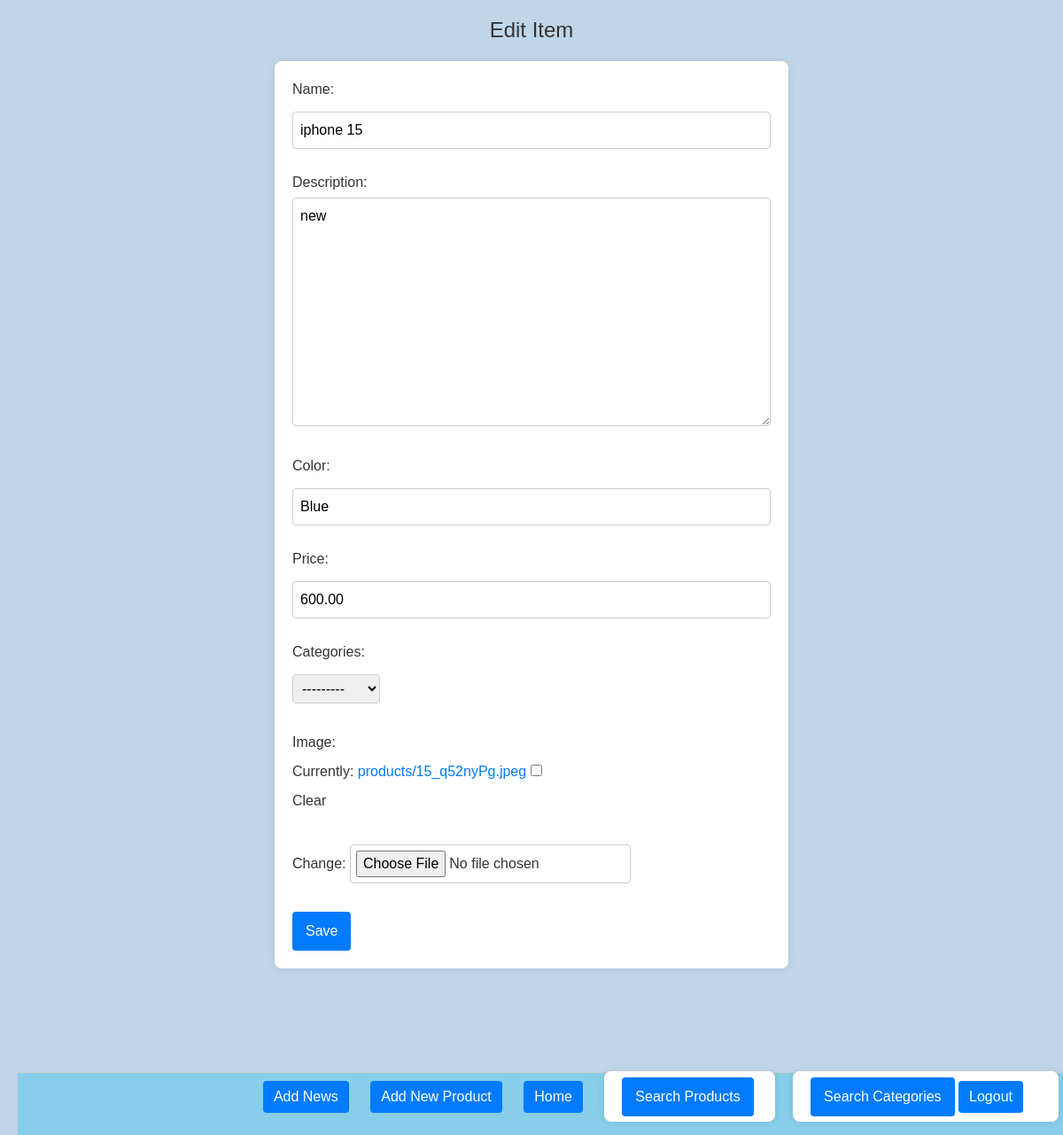
Page /edit/75/ on the earlier database version.
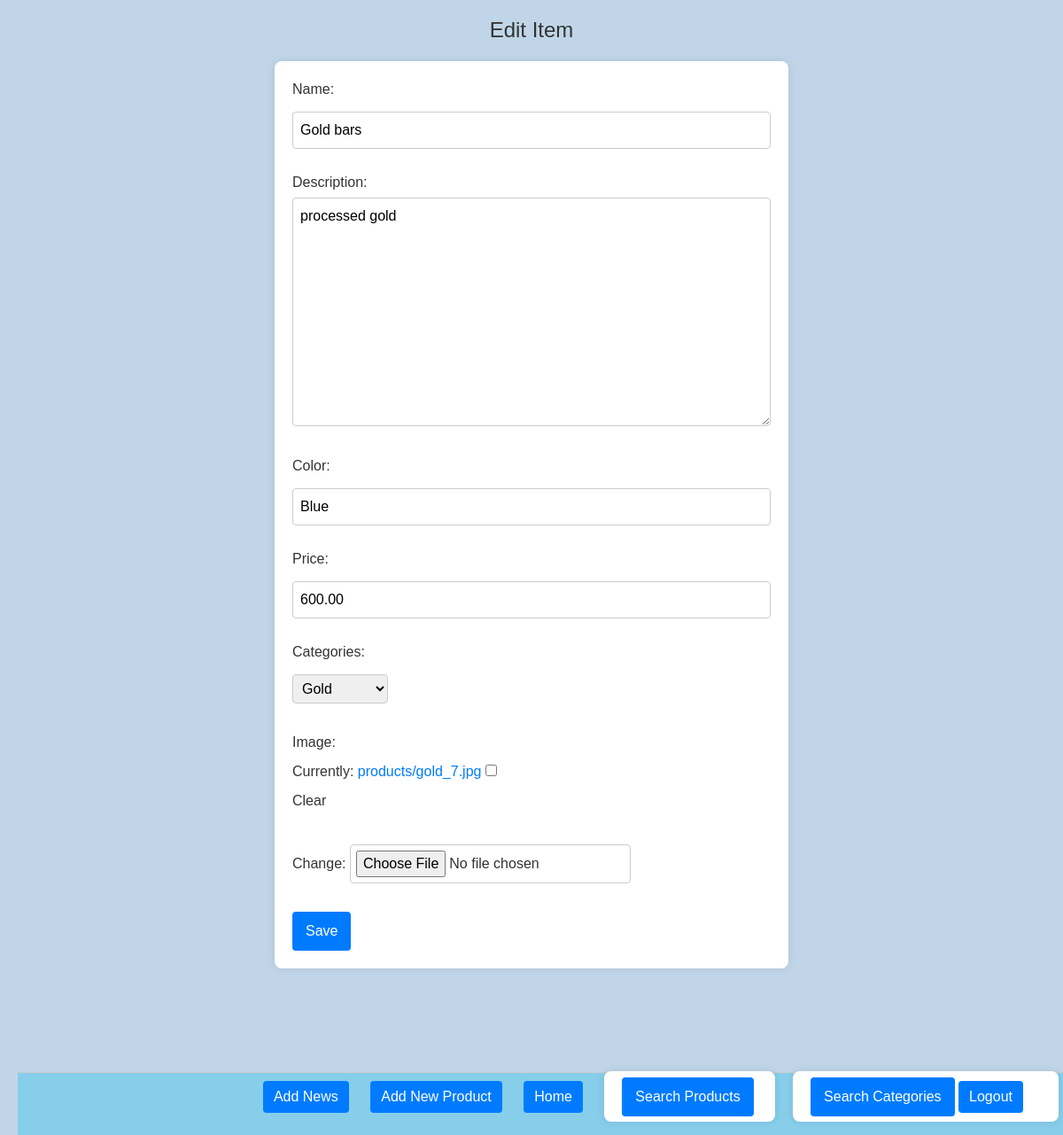
Same page on the later database version.
### lab/models.py (models this page shows, shortened)
class Product(models.Model):
    name = models.CharField(max_length=100)
    description = models.TextField()
    color = models.CharField(max_length=100, null=True, blank=True)
    price = models.DecimalField(max_digits=10, decimal_places=2)
    created_at = models.DateTimeField(auto_now_add=True)
    categories = models.ForeignKey(Category, on_delete=models.CASCADE,  null=True, blank=True)
    image = models.ImageField(upload_to='products/', null=True, blank=True)
    class Meta:
        ordering = ['created_at']  # Default ordering

class Category(models.Model):
    name = models.CharField(max_length=100, null=True, blank=True, unique=True)
    def __str__(self):
        return self.name

### lab/views.py (the view)
# urls.py: path('edit/<int:pk>/', product_edit, name='product_edit'),
def product_edit(request, pk=None):
    if pk:
        product = get_object_or_404(Product, pk=pk)
    else:
        product = None
    if request.method == 'POST':
        form = ProductForm(request.POST, request.FILES, instance=product)
        if form.is_valid():
            form.save()
            return redirect('product_list')
    else:
        form = ProductForm(instance=product)
    return render(request, 'product_edit.html', {'form': form})

### lab/forms.py
class ProductForm(forms.ModelForm):
    class Meta:
        model = Product
        fields = '__all__'

### lab/templates/product_edit.html (shortened to what this page needs)
 {% extends 'base.html' %}
  {% load static %}
  {% block content %}
</head>
<body>
    <h2>Edit Item</h2>
    <form class="" method="post" enctype="multipart/form-data">
        {{ form.as_p }}
        <button type="submit">Save</button>
    </form>
<br>
<br>
</body>
  {% endblock %}

Differences in the rows shown:
changed Product "Blue": name "iphone 15" → "Gold bars"; description "new" → "processed gold"; categories "---------" → "Gold"
Other differences:
text no longer shown: "Name: Description: Color: Price: Categories: Image: Currently: products/15_q52nyPg.jpeg Clear Change:"
text now shown: "Name: Description: Color: Price: Categories: Image: Currently: products/gold_7.jpg Clear Change:"
